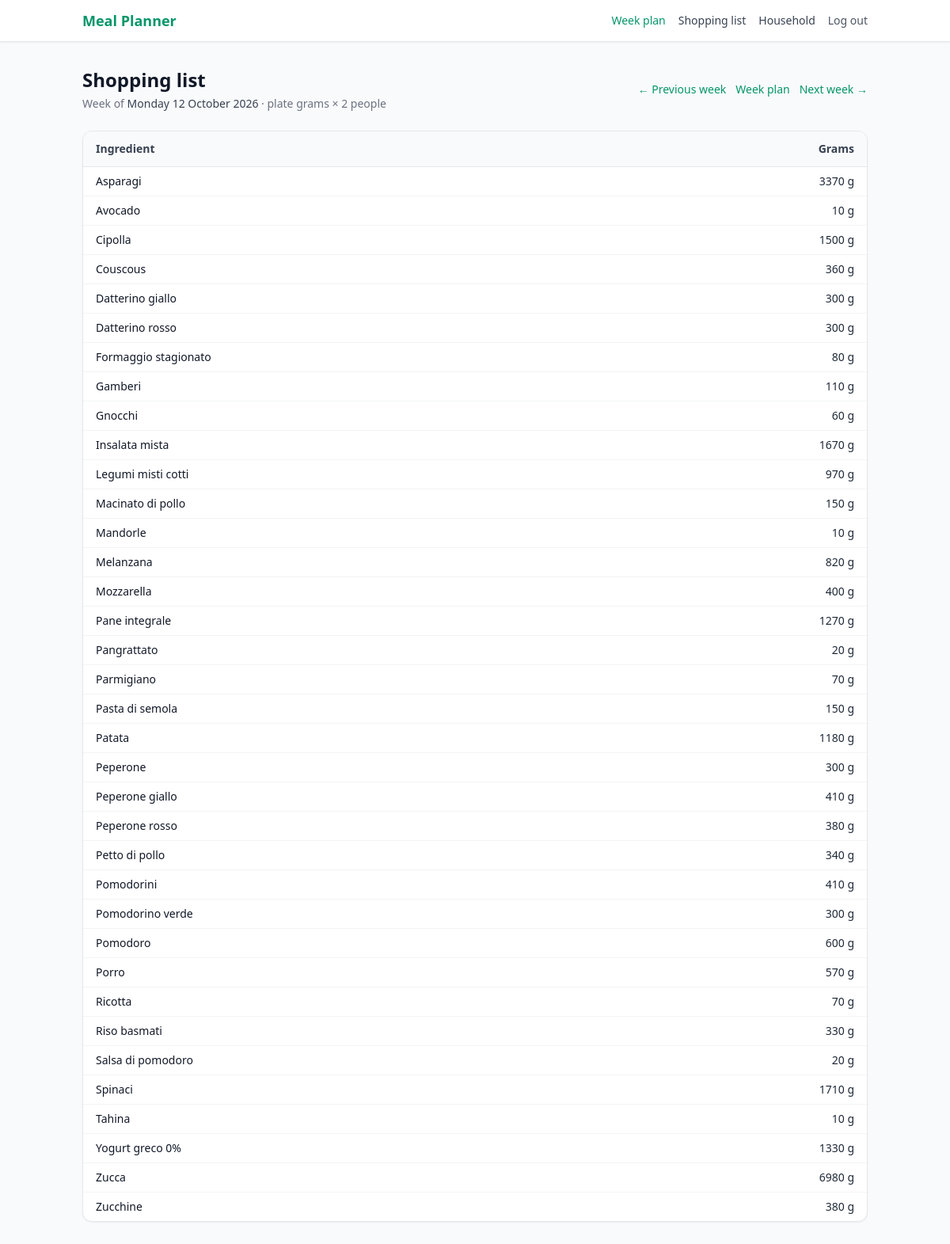
Page /lista-spesa/?week=2026-10-12 on the committed database.
### core/models.py (models this page shows, shortened)
class Ingredient(models.Model):
    name     = models.CharField(max_length=100, unique=True)
    category = models.CharField(
        max_length=20,
        choices=IngredientCategory.choices,
        default=IngredientCategory.OTHER
    )
    vegetable_subcategory = models.CharField(
        max_length=20,
        choices=VegetableSubcategory.choices,
        blank=True,
        default=''
    )
    kcal    = models.DecimalField(max_digits=6, decimal_places=2, validators=[MinValueValidator(0)])
    protein = models.DecimalField(max_digits=5, decimal_places=2, validators=[MinValueValidator(0)])
    carbs   = models.DecimalField(max_digits=5, decimal_places=2, validators=[MinValueValidator(0)])
    fat     = models.DecimalField(max_digits=5, decimal_places=2, validators=[MinValueValidator(0)])
    fiber           = models.DecimalField(max_digits=5, decimal_places=2, default=0, validators=[MinValueValidator(0)])
    sugars          = models.DecimalField(max_digits=5, decimal_places=2, default=0, validators=[MinValueValidator(0)])
    saturated_fat   = models.DecimalField(max_digits=5, decimal_places=2, default=0, validators=[MinValueValidator(0)])
    salt            = models.DecimalField(max_digits=5, decimal_places=2, default=0, validators=[MinValueValidator(0)])
    tags    = models.ManyToManyField(Tag, blank=True, related_name='ingredients')
    seasons = models.ManyToManyField(SeasonEntry, blank=True, related_name='ingredients')
    class Meta:
        constraints = [
            models.CheckConstraint(
                condition=(
                    ~models.Q(category=IngredientCategory.VEGETABLE)
                    | ~models.Q(vegetable_subcategory='')
                ),
                name='core_vegetables_require_macro_category',
            ),
        ]

### core/views.py (the view)
# urls.py: path('lista-spesa/', views.shopping_list, name='shopping_list'),
@login_required
@require_http_methods(['GET'])
def shopping_list(request):
    user = request.user
    monday = _requested_week_start(request)
    household = Household.ensure_for_user(user)
    member_count = household.member_count() or 1
    week_plan = week_plan_for_monday(user, monday)
    rows = shopping_list_for_plan(week_plan, member_count) if week_plan else []
    return render(
        request,
        'core/shopping_list.html',
        {
            'week_start': monday,
            'previous_week_start': monday - timedelta(days=7),
            'next_week_start': monday + timedelta(days=7),
            'week_plan': week_plan,
            'member_count': member_count,
            'rows': rows,
        },
    )

### core/models.py (called while the page is built)
    @classmethod
    def ensure_for_user(cls, user):
        h, _ = cls.objects.get_or_create(owner=user, defaults={'name': ''})
        if not h.members.exists():
            HouseholdMember.objects.create(
                household=h,
                display_name=user.get_username() or 'Me',
                sort_order=0,
            )
        return h

    def member_count(self):
        return self.members.count()

### core/planning.py (called while the page is built)
def quantize_grams(grams, minimum=None):
    grams = Decimal(grams)
    floor = MIN_GRAMS if minimum is None else minimum
    step = GRAMS_QUANTIZE
    grams = max(floor, min(grams, MAX_GRAMS))
    rounded = (
        (grams / step).quantize(
            Decimal('1'),
            rounding=ROUND_HALF_UP,
        ) * step
    )
    if rounded < floor:
        rounded = (
            (floor / step).to_integral_value(rounding=ROUND_CEILING)
            * step
        )
    if rounded > MAX_GRAMS:
        rounded = (
            (MAX_GRAMS / step).to_integral_value(rounding=ROUND_FLOOR)
            * step
        )
    return rounded

### core/slots.py (called while the page is built)
def _norm(name):
    return (name or '').strip().lower()

def sync_lunch_dinner_slots():
    if not _needs_sync():
        return
    _delete_breakfast_plan_rows()
    _ensure_default_slots()
    _ensure_user_slots()

def _needs_sync():
    default_names = {_norm(row.name) for row in MealSlotDefault.objects.all()}
    if default_names & BREAKFAST_NAMES:
        return True
    if not (default_names & LUNCH_NAMES) or not (default_names & DINNER_NAMES):
        return True
    slot_names = {_norm(slot.name) for slot in MealSlot.objects.all()}
    if slot_names & BREAKFAST_NAMES:
        return True
    user_count = User.objects.count()
    if user_count and MealSlot.objects.count() < user_count * 2:
        return True
    return False

### core/targets.py (called while the page is built)
def midpoint_grams(kcal, pct_min, pct_max, kcal_per_gram):
    mid = (Decimal(pct_min) + Decimal(pct_max)) / Decimal('2') / Decimal('100')
    grams = Decimal(kcal) * mid / Decimal(kcal_per_gram)
    return int(grams.quantize(Decimal('1'), rounding=ROUND_HALF_UP))

### core/views.py (called while the page is built)
def _requested_week_start(request):
    raw_week = request.GET.get('week')
    if not raw_week:
        return monday_of_week()
    try:
        requested = date.fromisoformat(raw_week)
    except ValueError as exc:
        raise Http404('Invalid week.') from exc
    if requested.weekday() != 0:
        raise Http404('Week must start on a Monday.')
    return requested

### core/templates/core/shopping_list.html (shortened to what this page needs)
{% extends "base.html" %}
{% block content %}
<div class="mb-6 flex flex-col gap-2 sm:flex-row sm:items-center sm:justify-between">
    <div>
        <h1 class="text-2xl font-bold text-gray-900">Shopping list</h1>
        <p class="text-sm text-gray-500 mt-1">
            Week of <span class="font-medium text-gray-700">{{ week_start|date:"l j F Y" }}</span>
            · plate grams × {{ member_count }} {{ member_count|pluralize:"person,people" }}
        </p>
    </div>
    <div class="flex flex-wrap items-center gap-3 text-sm font-medium shrink-0">
        <a href="?week={{ previous_week_start|date:'Y-m-d' }}" class="text-emerald-600 hover:text-emerald-800">← Previous week</a>
        <a href="{% url 'core:week_plan' %}?week={{ week_start|date:'Y-m-d' }}" class="text-emerald-600 hover:text-emerald-800">Week plan</a>
        <a href="?week={{ next_week_start|date:'Y-m-d' }}" class="text-emerald-600 hover:text-emerald-800">Next week →</a>
    </div>
</div>
{% if not week_plan %}
<p class="text-sm text-gray-600">No week plan yet. Open the week plan to create this week’s grid.</p>
{% elif not rows %}
<p class="text-sm text-gray-600">No meals assigned this week. Choose categories and click Build on the week plan.</p>
{% else %}
<div class="bg-white rounded-xl shadow-sm border border-gray-200 overflow-hidden">
    <table class="min-w-full text-sm text-left">
        <thead>
            <tr class="bg-gray-50 border-b border-gray-200">
                <th class="px-4 py-3 font-semibold text-gray-700">Ingredient</th>
                <th class="px-4 py-3 font-semibold text-gray-700 text-right">Grams</th>
            </tr>
        </thead>
        <tbody class="divide-y divide-gray-100">
            {% for row in rows %}
            <tr>
                <td class="px-4 py-2 text-gray-900">{{ row.name }}</td>
                <td class="px-4 py-2 text-gray-800 text-right tabular-nums">{{ row.grams|floatformat:0 }} g</td>
            </tr>
            {% endfor %}
        </tbody>
    </table>
</div>
{% endif %}
{% endblock %}

### rows in the picture
Ingredient: name "Asparagi", grams "3370"
Ingredient: name "Avocado", grams "10"
Ingredient: name "Cipolla", grams "1500"
Ingredient: name "Couscous", grams "360"
Ingredient: name "Datterino giallo", grams "300"
Ingredient: name "Datterino rosso", grams "300"
Ingredient: name "Formaggio stagionato", grams "80"
Ingredient: name "Gamberi", grams "110"
Ingredient: name "Gnocchi", grams "60"
Ingredient: name "Insalata mista", grams "1670"
Ingredient: name "Legumi misti cotti", grams "970"
Ingredient: name "Macinato di pollo", grams "150"
Ingredient: name "Mandorle", grams "10"
Ingredient: name "Melanzana", grams "820"
Ingredient: name "Mozzarella", grams "400"
Ingredient: name "Pane integrale", grams "1270"
Ingredient: name "Pangrattato", grams "20"
Ingredient: name "Parmigiano", grams "70"
Ingredient: name "Pasta di semola", grams "150"
Ingredient: name "Patata", grams "1180"
Ingredient: name "Peperone", grams "300"
Ingredient: name "Peperone giallo", grams "410"
Ingredient: name "Peperone rosso", grams "380"
Ingredient: name "Petto di pollo", grams "340"
Ingredient: name "Pomodorini", grams "410"
Ingredient: name "Pomodorino verde", grams "300"
Ingredient: name "Pomodoro", grams "600"
Ingredient: name "Porro", grams "570"
Ingredient: name "Ricotta", grams "70"
Ingredient: name "Riso basmati", grams "330"
Ingredient: name "Salsa di pomodoro", grams "20"
Ingredient: name "Spinaci", grams "1710"
Ingredient: name "Tahina", grams "10"
Ingredient: name "Yogurt greco 0%", grams "1330"
Ingredient: name "Zucca", grams "6980"
Ingredient: name "Zucchine", grams "380"

### other values in the picture
{{ week_start|date:"l j F Y" }} "Monday 12 October 2026"
{{ member_count }} "2"
